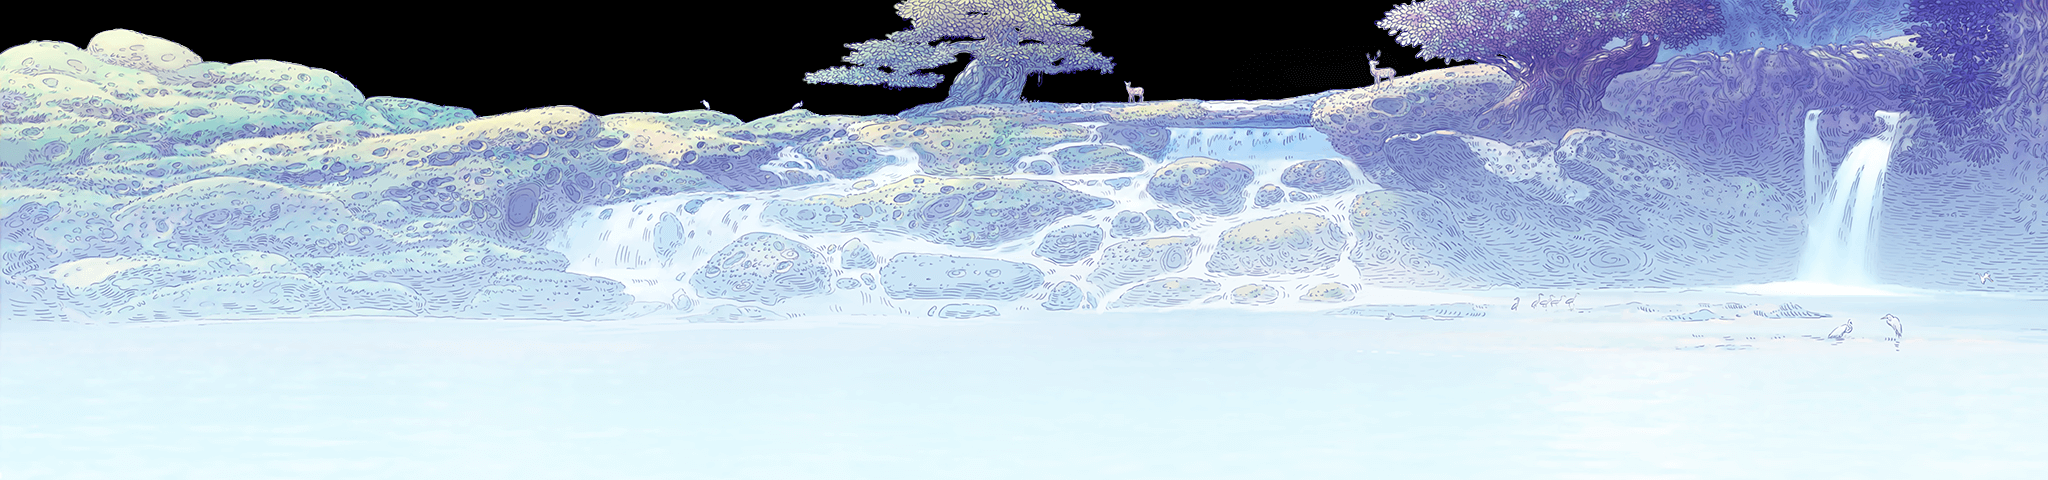

This game map was drawn from its Tiled (.tmx) file and the tilesets committed beside it. A one-line description and the trimmed map source follow:
An orthogonal 64x15 tile map with 32x32 px tiles, 2 tile layers (mid1, mid2), 4 tilesets.

<map version="1.0" orientation="orthogonal" renderorder="right-down" width="64" height="15" tilewidth="32" tileheight="32">
 <tileset firstgid="1" name="gusongzhen_mid1" tilewidth="32" tileheight="32">
  <image source="gusongzhen/gusongzhen_mid1.png" width="1024" height="500" />
 </tileset>
 <tileset firstgid="481" name="gusongzhen_mid2" tilewidth="32" tileheight="32">
  <image source="gusongzhen/gusongzhen_mid2.png" width="1024" height="500" />
 </tileset>
 <tileset firstgid="961" name="shanjian_mid1" tilewidth="32" tileheight="32">
  <image source="shanjian/shanjian_mid1.png" width="1024" height="500" />
 </tileset>
 <tileset firstgid="1441" name="shanjian_mid2" tilewidth="32" tileheight="32">
  <image source="shanjian/shanjian_mid2.png" width="1024" height="500" />
 </tileset>
 <layer name="mid1" width="64" height="15">
  <data>[960 cells, 480 non-empty, 480 distinct tile ids]</data>
 </layer>
 <layer name="mid2" width="64" height="15">
  <data>[960 cells, 480 non-empty, 480 distinct tile ids]</data>
 </layer>
</map>
